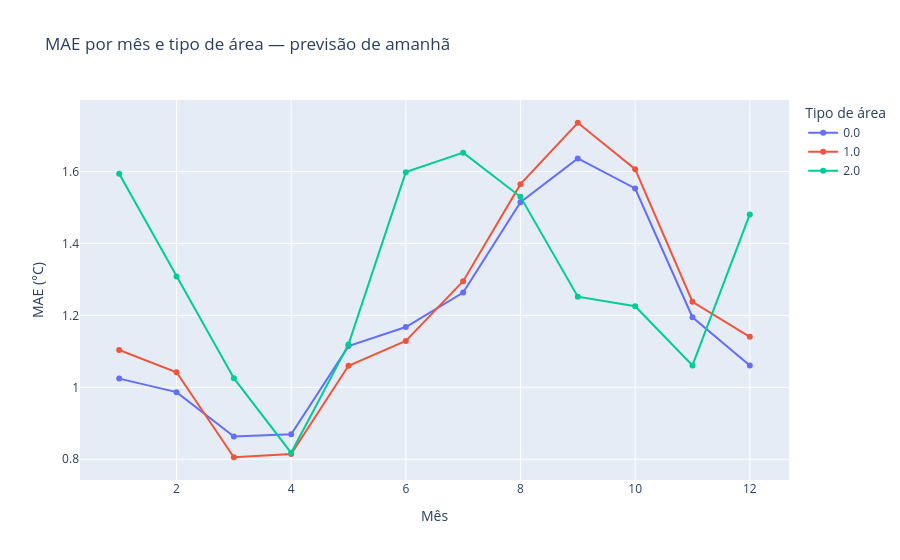

Notebook code for this chart:
### Code cell
erro_mes_tipo_area_amanha.createOrReplaceTempView("erro_mes_tipo_area_amanha")

erro_mes_tipo_area_amanha_rows = spark.sql("""
    SELECT
        mes,
        tipo_area_idx,
        mae
    FROM erro_mes_tipo_area_amanha
    ORDER BY mes, tipo_area_idx
""").collect()

erro_mes_tipo_area_amanha_plot = {
    "mes": [row["mes"] for row in erro_mes_tipo_area_amanha_rows],
    "tipo_area_idx": [row["tipo_area_idx"] for row in erro_mes_tipo_area_amanha_rows],
    "mae": [row["mae"] for row in erro_mes_tipo_area_amanha_rows]
}

fig = px.line(
    erro_mes_tipo_area_amanha_plot,
    x="mes",
    y="mae",
    color="tipo_area_idx",
    markers=True,
    title="MAE por mês e tipo de área — previsão de amanhã",
    labels={
        "mes": "Mês",
        "mae": "MAE (°C)",
        "tipo_area_idx": "Tipo de área"
    }
)

fig.show()

### Figure 1 — Plotly figure (JSON) as saved in the notebook; plotly's stock layout.template omitted (floating-point values rounded to 4 significant figures)
{"data": [{"hovertemplate": "Tipo de área=0.0<br>Mês=%{x}<br>MAE (°C)=%{y}<extra></extra>", "legendgroup": "0.0", "line": {"color": "#636efa", "dash": "solid"}, "marker": {"symbol": "circle"}, "mode": "lines+markers", "name": "0.0", "orientation": "v", "showlegend": true, "type": "scatter", "x": [1, 2, 3, 4, 5, 6, 7, 8, 9, 10, 11, 12], "xaxis": "x", "y": [1.024, 0.9866, 0.8632, 0.8694, 1.115, 1.167, 1.264, 1.514, 1.636, 1.553, 1.195, 1.061], "yaxis": "y"}, {"hovertemplate": "Tipo de área=1.0<br>Mês=%{x}<br>MAE (°C)=%{y}<extra></extra>", "legendgroup": "1.0", "line": {"color": "#EF553B", "dash": "solid"}, "marker": {"symbol": "circle"}, "mode": "lines+markers", "name": "1.0", "orientation": "v", "showlegend": true, "type": "scatter", "x": [1, 2, 3, 4, 5, 6, 7, 8, 9, 10, 11, 12], "xaxis": "x", "y": [1.104, 1.042, 0.8055, 0.8146, 1.06, 1.129, 1.295, 1.565, 1.736, 1.607, 1.238, 1.141], "yaxis": "y"}, {"hovertemplate": "Tipo de área=2.0<br>Mês=%{x}<br>MAE (°C)=%{y}<extra></extra>", "legendgroup": "2.0", "line": {"color": "#00cc96", "dash": "solid"}, "marker": {"symbol": "circle"}, "mode": "lines+markers", "name": "2.0", "orientation": "v", "showlegend": true, "type": "scatter", "x": [1, 2, 3, 4, 5, 6, 7, 8, 9, 10, 11, 12], "xaxis": "x", "y": [1.594, 1.308, 1.025, 0.8178, 1.119, 1.598, 1.653, 1.53, 1.252, 1.225, 1.061, 1.481], "yaxis": "y"}], "layout": {"legend": {"title": {"text": "Tipo de área"}, "tracegroupgap": 0}, "title": {"text": "MAE por mês e tipo de área — previsão de amanhã"}, "xaxis": {"anchor": "y", "domain": [0, 1], "title": {"text": "Mês"}}, "yaxis": {"anchor": "x", "domain": [0, 1], "title": {"text": "MAE (°C)"}}}}
